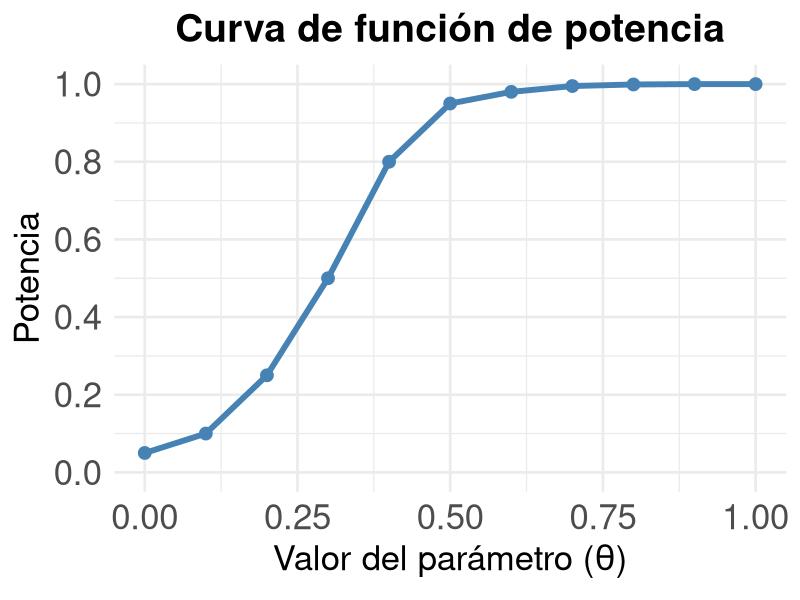
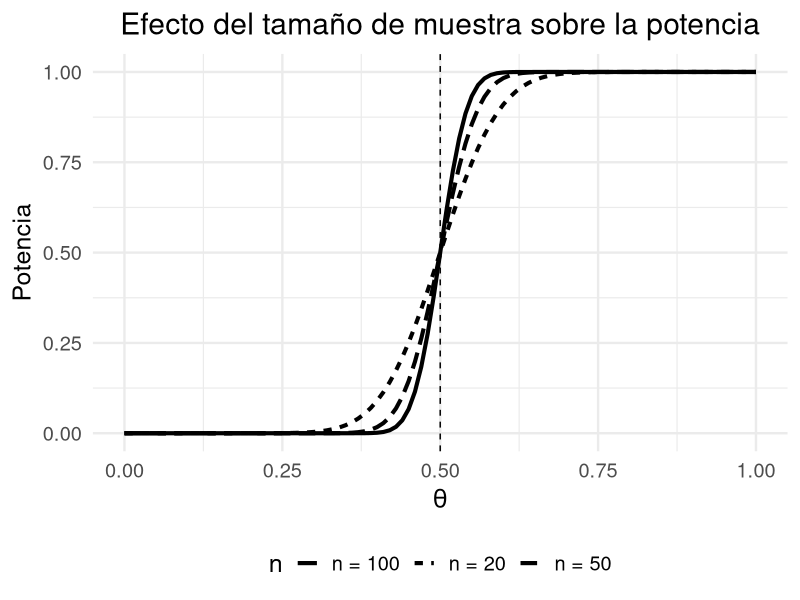

Here is the R script that generated these plots, in order:
## ---- chunk 1
theta <- seq(0, 1, by = 0.1)

power <- c(0.05, 0.10, 0.25, 0.50, 0.80,
           0.95, 0.98, 0.995, 0.999, 1, 1)

library(ggplot2)

df <- data.frame(theta, power)

ggplot(df, aes(theta, power)) +
  geom_line(linewidth = 2, colour = "steelblue") +
  geom_point(size = 4, colour = "steelblue") +
  labs(
    title = "Curva de función de potencia",
    x = expression("Valor del parámetro ("*theta*")"),
    y = "Potencia"
  ) +
  scale_y_continuous(
    limits = c(0, 1),
    breaks = seq(0, 1, 0.2)
  ) +
  theme_minimal(base_size = 20) +
  theme(
    plot.title = element_text(
      size = 28,
      face = "bold",
      hjust = 0.5
    ),
    axis.title = element_text(size = 25),
    axis.text = element_text(size = 25)
  )
## ---- chunk 2
library(ggplot2)

theta <- seq(0, 1, by = 0.01)

datos <- rbind(
  data.frame(theta, potencia = pnorm((theta-0.5)*sqrt(20)*3),  n = "n = 20"),
  data.frame(theta, potencia = pnorm((theta-0.5)*sqrt(50)*3),  n = "n = 50"),
  data.frame(theta, potencia = pnorm((theta-0.5)*sqrt(100)*3), n = "n = 100")
)

ggplot(datos,
       aes(theta, potencia,
           linetype = n)) +
  geom_line(linewidth = 1.4) +
  geom_vline(xintercept = 0.5,
             linetype = "dashed") +
  labs(
    x = expression(theta),
    y = "Potencia",
    title = "Efecto del tamaño de muestra sobre la potencia"
  ) +
  theme_minimal(base_size = 18) +
  theme(
    legend.position = "bottom",
    plot.title = element_text(hjust = 0.5)
  )
